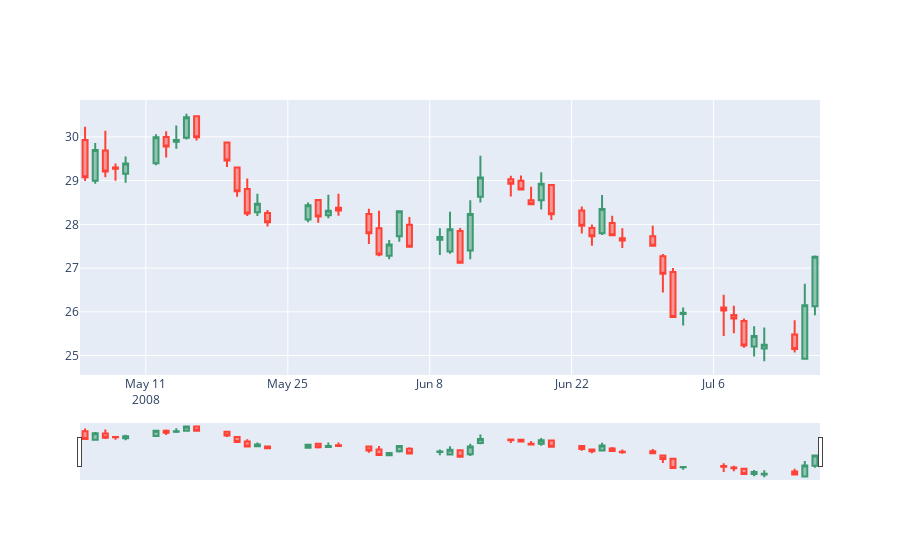

Here is the notebook cell this chart was saved with:
### Code cell
def change_granularity_to_day(df: pd.DataFrame):
    df['date'] = pd.to_datetime(df['date'])
    data_f = df.groupby(pd.Grouper(key='date', freq='D')).agg(
        {"open": "first", "high": "max", "low": "min", "close": "last", "volume": "sum"})
    data_f.columns = ["open", "high", "low", "close", "volume"]
    return data_f.dropna().reset_index()


def change_granularity_to_day_2(df: pd.DataFrame):
    df['date'] = pd.to_datetime(df['date']).dt.date
    data_f = df.groupby("date").agg(
        {"open": "first", "high": ["max"], "low": ["min"], "close": "last", "volume": ["sum"]})
    data_f.columns = ["open", "high", "low", "close", "volume"]
    return data_f.reset_index()
    

def add_pattern_columns(df: pd.DataFrame, epsilon_1, epsilon_2, epsilon_3, epsilon_4, belt_hold_ratio,
                        doji_ratio):
    df["div"] = df["close"] / df["open"]
    df["body_length"] = abs(df["close"] - df["open"])
    df["lower_shadow"] = df[["open", "close"]].min(axis=1) - df["low"]
    df["upper_shadow"] = df["high"] - df[["open", "close"]].max(axis=1)
    df["is_Hammer"] = (2 * df["body_length"] <= df["lower_shadow"]) & (
                    df["lower_shadow"] <= 3 * df["body_length"]) & (
                                      df["body_length"] <= epsilon_1 * df["lower_shadow"]) & (
                                      df["upper_shadow"] == 0)
    df["is_Belt_Hold_Bearish"] = (df["close"] < df["open"]) & (df["open"] == df["high"]) & (
                    abs(df["close"] - df["low"]) <= epsilon_2) & (
                                                 df["body_length"] >= belt_hold_ratio * abs(df["close"] - df["low"]))
    df["is_Belt_Hold_Bullish"] = (df["close"] > df["open"]) & (df["open"] == df["low"]) & (
                    abs(df["high"] - df["close"]) <= epsilon_3) & (df["body_length"] >= belt_hold_ratio * abs(
                df["high"] - df["close"]))
    df["is_Dragonfly_Doji"] = (abs(df["open"] - df["high"]) <= epsilon_4) & (
                    abs(df["close"] - df["high"]) <= epsilon_4) & (df["lower_shadow"] >= doji_ratio * df["body_length"])
    df["is_Gravestone_Doji"] = (abs(df["open"] - df["low"]) <= epsilon_4) & (
                    abs(df["close"] - df["low"]) <= epsilon_4) & (df["upper_shadow"] >= doji_ratio * df["body_length"])
    df["is_Long-Legged-Doji"] = (abs(df["open"] - df["close"]) <= epsilon_4) & (
                    df["lower_shadow"] >= (doji_ratio / 2) * df["body_length"]) & (
                                                    df["upper_shadow"] >= (doji_ratio / 2) * df["body_length"])



def add_trend(df: pd.DataFrame, nb_days):
    df["Moving_Average"] = df["close"].rolling(window=nb_days).mean()
    df.loc[df["close"] > df["Moving_Average"], 'Trend'] = 'Up'
    df.loc[df["close"] < df["Moving_Average"], 'Trend'] = 'Down'
    df.loc[df["close"] == df["Moving_Average"], 'Trend'] = 'Stable'
    return df

def add_trend_2(df: pd.DataFrame, nb_days, threshold):
    df["Moving_Average"] = df["close"].rolling(window=nb_days).mean()
    df.loc[(df["close"] - df["Moving_Average"]) / df["Moving_Average"] > threshold, 'Trend'] = 'Up'
    df.loc[(df["close"] - df["Moving_Average"]) / df["Moving_Average"] < -threshold, 'Trend'] = 'Down'
    df.loc[((df["close"] - df["Moving_Average"]) / df["Moving_Average"] <= threshold)&(-threshold<=(df["close"] - df["Moving_Average"]) / df["Moving_Average"]), 'Trend'] = 'Stable'
    return df
def add_pattern_names_column(df: pd.DataFrame):
    for pattern in Pattern_list:
        df.loc[df[f"is_{pattern}"]==True,"pattern_name"] = pattern
    df["pattern_name"].fillna("Unknown",inplace=True)

data_f = change_granularity_to_day(data_frame)
data_f = add_trend_2(data_f, 10,1e-6)
add_pattern_columns(data_f, 0.6, 0.1, 0.2, 0.2, 10, 20)
add_pattern_names_column(data_f)
df = data_f[0:51]
bl = hammer = (df["Trend"].shift(6) == "Down")&(df["Trend"].shift(-6) == "Up")
hammer = (df["Trend"].shift(6) == "Down")&(df["is_Hammer"]==True)&(df["Trend"].shift(-6) == "Up")
"""hover_text = [f"Date: {date}<br>"
              f"Open: {open_val}<br>"
              f"High: {high_val}<br>"
              f"Low: {low_val}<br>"
              f"Close: {close_val}<br>"
              f"Pattern Name: {pattern_name}" for date, open_val, high_val, low_val, close_val, pattern_name in zip(df['date'], df['open'], df['high'], df['low'], df['close'], df['pattern_name'])]
"""
fig = go.Figure(data=[go.Candlestick(x=df['date'],
                                     open=df['open'],
                                     high=df['high'],
                                     low=df['low'],
                                     close=df['close'],
                                     hovertext=[f"Pattern Name: {pattern}<br>Pahjkf:" for pattern in df["pattern_name"]])])



# fig.add_trace(go.Line(x=df["date"], y=df["Moving_Average"]))

fig.show()

### Figure 1 — Plotly figure (JSON) as saved in the notebook; plotly's stock layout.template omitted (floating-point values rounded to 4 significant figures)
{"data": [{"close": [29.08, 29.7, 29.21, 29.27, 29.39, 29.99, 29.78, 29.93, 30.45, 29.99, 29.46, 28.76, 28.25, 28.47, 28.05, 28.44, 28.18, 28.31, 28.32, 27.8, 27.31, 27.54, 28.3, 27.49, 27.71, 27.89, 27.12, 28.24, 29.07, 28.93, 28.8, 28.46, 28.93, 28.23, 27.97, 27.73, 28.35, 27.75, 27.63, 27.51, 26.87, 25.88, 25.98, 26.03, 25.85, 25.23, 25.45, 25.25, 25.15, 26.15, 27.26], "high": [30.23, 29.86, 30.14, 29.39, 29.55, 30.06, 30.13, 30.26, 30.53, 30.48, 29.89, 29.31, 29.05, 28.7, 28.33, 28.5, 28.57, 28.68, 28.7, 28.36, 28.31, 27.64, 28.3, 28.17, 27.91, 28.29, 27.92, 28.55, 29.57, 29.11, 29.12, 28.86, 29.19, 28.92, 28.41, 28, 28.67, 28.2, 27.91, 27.97, 27.32, 27, 26.1, 26.39, 26.14, 25.85, 25.67, 25.64, 25.81, 26.64, 27.29], "hovertext": ["Pattern Name: Unknown<br>Pahjkf:", "Pattern Name: Unknown<br>Pahjkf:", "Pattern Name: Unknown<br>Pahjkf:", "Pattern Name: Unknown<br>Pahjkf:", "Pattern Name: Unknown<br>Pahjkf:", "Pattern Name: Unknown<br>Pahjkf:", "Pattern Name: Unknown<br>Pahjkf:", "Pattern Name: Unknown<br>Pahjkf:", "Pattern Name: Unknown<br>Pahjkf:", "Pattern Name: Unknown<br>Pahjkf:", "Pattern Name: Unknown<br>Pahjkf:", "Pattern Name: Unknown<br>Pahjkf:", "Pattern Name: Unknown<br>Pahjkf:", "Pattern Name: Unknown<br>Pahjkf:", "Pattern Name: Unknown<br>Pahjkf:", "Pattern Name: Unknown<br>Pahjkf:", "Pattern Name: Unknown<br>Pahjkf:", "Pattern Name: Unknown<br>Pahjkf:", "Pattern Name: Unknown<br>Pahjkf:", "Pattern Name: Unknown<br>Pahjkf:", "Pattern Name: Unknown<br>Pahjkf:", "Pattern Name: Unknown<br>Pahjkf:", "Pattern Name: Unknown<br>Pahjkf:", "Pattern Name: Unknown<br>Pahjkf:", "Pattern Name: Unknown<br>Pahjkf:", "Pattern Name: Unknown<br>Pahjkf:", "Pattern Name: Unknown<br>Pahjkf:", "Pattern Name: Unknown<br>Pahjkf:", "Pattern Name: Unknown<br>Pahjkf:", "Pattern Name: Unknown<br>Pahjkf:", "Pattern Name: Unknown<br>Pahjkf:", "Pattern Name: Unknown<br>Pahjkf:", "Pattern Name: Unknown<br>Pahjkf:", "Pattern Name: Unknown<br>Pahjkf:", "Pattern Name: Unknown<br>Pahjkf:", "Pattern Name: Unknown<br>Pahjkf:", "Pattern Name: Unknown<br>Pahjkf:", "Pattern Name: Unknown<br>Pahjkf:", "Pattern Name: Unknown<br>Pahjkf:", "Pattern Name: Unknown<br>Pahjkf:", "Pattern Name: Unknown<br>Pahjkf:", "Pattern Name: Unknown<br>Pahjkf:", "Pattern Name: Unknown<br>Pahjkf:", "Pattern Name: Unknown<br>Pahjkf:", "Pattern Name: Unknown<br>Pahjkf:", "Pattern Name: Unknown<br>Pahjkf:", "Pattern Name: Unknown<br>Pahjkf:", "Pattern Name: Unknown<br>Pahjkf:", "Pattern Name: Unknown<br>Pahjkf:", "Pattern Name: Unknown<br>Pahjkf:", "Pattern Name: Unknown<br>Pahjkf:"], "low": [28.99, 28.93, 29.08, 29, 28.95, 29.35, 29.53, 29.73, 29.94, 29.92, 29.31, 28.63, 28.19, 28.19, 27.95, 28.05, 28.04, 28.14, 28.2, 27.55, 27.27, 27.2, 27.6, 27.49, 27.3, 27.33, 27.11, 27.2, 28.5, 28.64, 28.79, 28.46, 28.34, 28.1, 27.79, 27.51, 27.76, 27.75, 27.46, 27.49, 26.44, 25.88, 25.69, 25.45, 25.51, 25.18, 24.98, 24.87, 25.07, 24.93, 25.92], "open": [29.93, 29, 29.69, 29.3, 29.16, 29.4, 30, 29.89, 29.98, 30.47, 29.87, 29.3, 28.81, 28.28, 28.26, 28.11, 28.56, 28.21, 28.38, 28.24, 27.91, 27.28, 27.73, 27.99, 27.65, 27.38, 27.85, 27.4, 28.63, 29.03, 29, 28.55, 28.55, 28.9, 28.32, 27.92, 27.8, 28.03, 27.68, 27.73, 27.27, 26.91, 25.95, 26.1, 25.93, 25.79, 25.21, 25.16, 25.48, 24.93, 26.13], "type": "candlestick", "x": ["2008-05-05T00:00:00", "2008-05-06T00:00:00", "2008-05-07T00:00:00", "2008-05-08T00:00:00", "2008-05-09T00:00:00", "2008-05-12T00:00:00", "2008-05-13T00:00:00", "2008-05-14T00:00:00", "2008-05-15T00:00:00", "2008-05-16T00:00:00", "2008-05-19T00:00:00", "2008-05-20T00:00:00", "2008-05-21T00:00:00", "2008-05-22T00:00:00", "2008-05-23T00:00:00", "2008-05-27T00:00:00", "2008-05-28T00:00:00", "2008-05-29T00:00:00", "2008-05-30T00:00:00", "2008-06-02T00:00:00", "2008-06-03T00:00:00", "2008-06-04T00:00:00", "2008-06-05T00:00:00", "2008-06-06T00:00:00", "2008-06-09T00:00:00", "2008-06-10T00:00:00", "2008-06-11T00:00:00", "2008-06-12T00:00:00", "2008-06-13T00:00:00", "2008-06-16T00:00:00", "2008-06-17T00:00:00", "2008-06-18T00:00:00", "2008-06-19T00:00:00", "2008-06-20T00:00:00", "2008-06-23T00:00:00", "2008-06-24T00:00:00", "2008-06-25T00:00:00", "2008-06-26T00:00:00", "2008-06-27T00:00:00", "2008-06-30T00:00:00", "2008-07-01T00:00:00", "2008-07-02T00:00:00", "2008-07-03T00:00:00", "2008-07-07T00:00:00", "2008-07-08T00:00:00", "2008-07-09T00:00:00", "2008-07-10T00:00:00", "2008-07-11T00:00:00", "2008-07-14T00:00:00", "2008-07-15T00:00:00", "2008-07-16T00:00:00"]}], "layout": {}}
